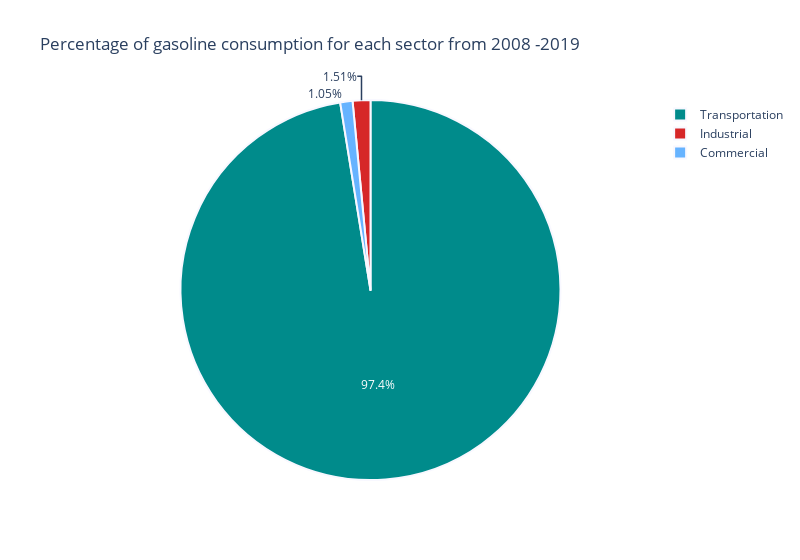

The cell this chart's notebook holds for it:
### Markdown cell above
## Percentage of gasoline consumption for each sector

### Code cell
colors = ['#66b3ff','#008B8B','#d62728','#8FBC8F','#D2B48C']
labels = ['Commercial', 'Transportation', 'Industrial']
values = [Commercial, Transportation, Industrial]

fig = go.Figure(data=[go.Pie(labels=labels, values=values)])
fig.update_traces(marker=dict(colors=colors, line=dict(color='#F8F8FF', width=2)))
fig.update_layout(xaxis_range=['2008-01-01','2020-01-01'],
    title_text="Percentage of gasoline consumption for each sector from 2008 -2019",
    width=800,
)
fig.show()

### Figure 1 — Plotly figure (JSON) as saved in the notebook; plotly's stock layout.template omitted (floating-point values rounded to 4 significant figures)
{"data": [{"labels": ["Commercial", "Transportation", "Industrial"], "marker": {"colors": ["#66b3ff", "#008B8B", "#d62728", "#8FBC8F", "#D2B48C"], "line": {"color": "#F8F8FF", "width": 2}}, "type": "pie", "values": [94.54, 8814.0, 136.5]}], "layout": {"title": {"text": "Percentage of gasoline consumption for each sector from 2008 -2019"}, "width": 800, "xaxis": {"range": ["2008-01-01", "2020-01-01"]}}}
